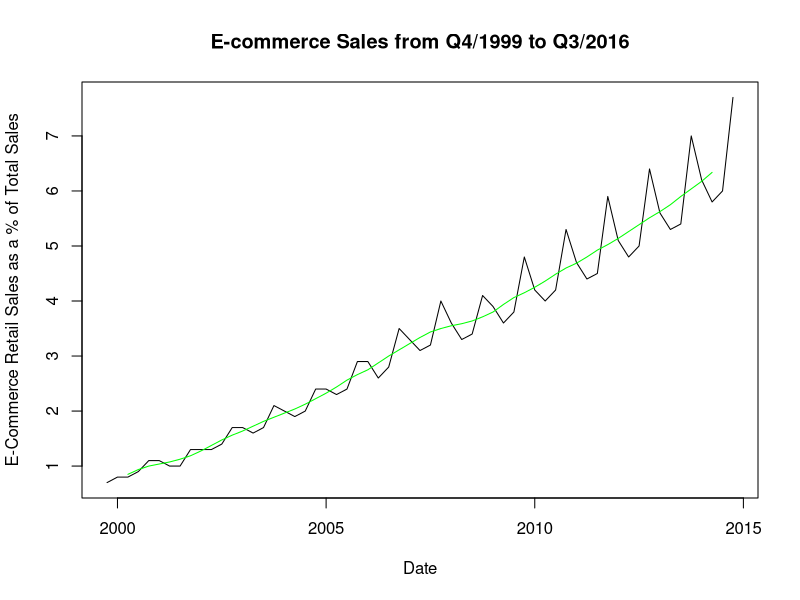
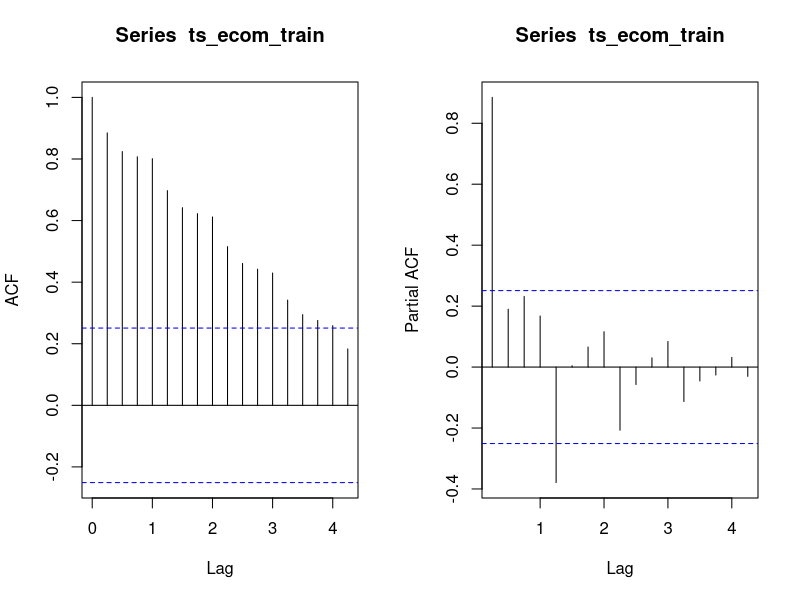
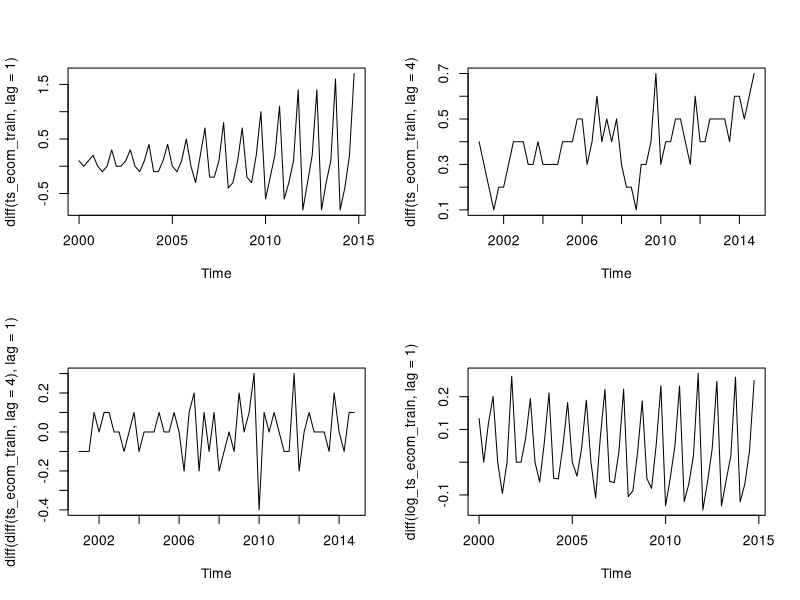
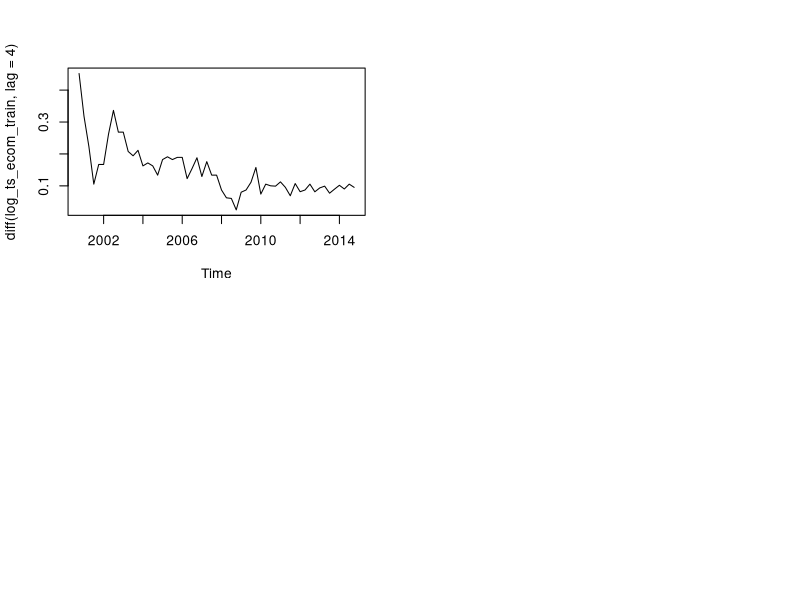
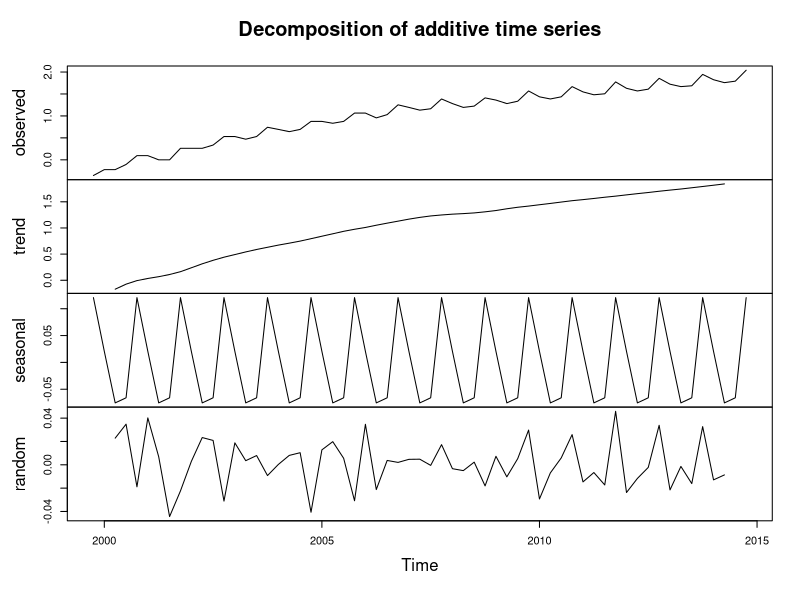
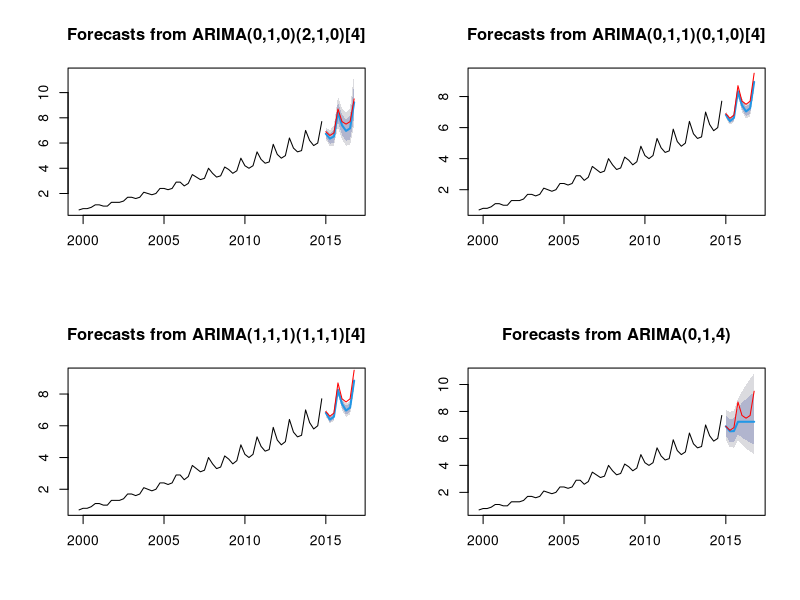
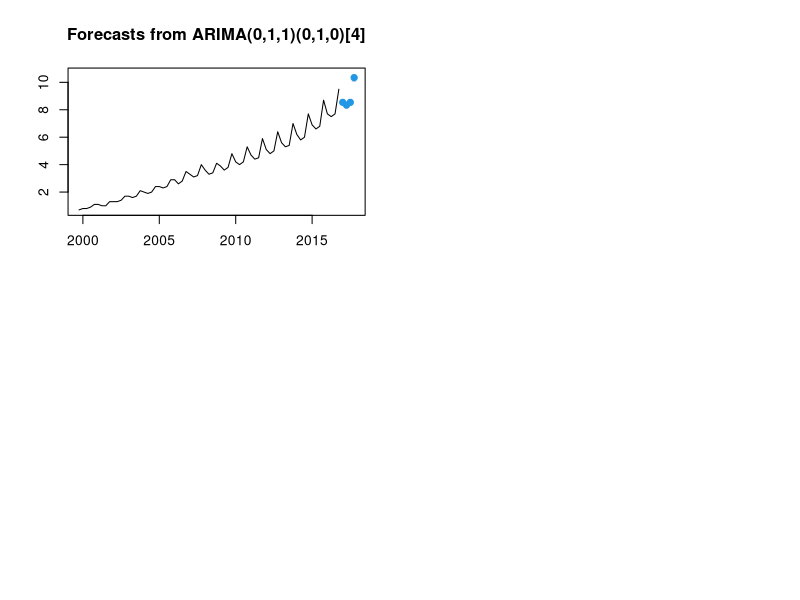

Write the R code that produced these figures, in order.
## ---- chunk 1
knitr::opts_chunk$set(echo = TRUE)

pkg <- c('knitr', 'Hmisc', 'ggcorrplot', 'car','xts','forecast',
         'dplyr', 'ggplot2', 'jtools', 'readr', 'astsa', 'vars', 'dplyr')
invisible(lapply(pkg, require, character.only = T))
## ---- chunk 2
# loading the data and making the train-test split
ecom = read.csv(file = "ECOMPCTNSA.csv")
ts_ecom = ts(ecom$ECOMPCTNSA, start = c(1999, 4), frequency = 4)
ts_ecom_train = ts(ts_ecom[time(ts_ecom) < 2015], start = c(1999, 4), freq = 4)
ts_ecom_test = ts(ts_ecom[time(ts_ecom) >= 2015], start = c(2015, 1), freq = 4)
head(ts_ecom_train, 13)

#check for missing values
sum(is.na(ts_ecom_train))

#summarize the series
summary(ts_ecom_train)

#visualize the series
plot(ts_ecom_train, xlab = 'Date', ylab = 'E-Commerce Retail Sales as a % of Total Sales', main = 'E-commerce Sales from Q4/1999 to Q3/2016')
lines(ma(ts_ecom_train, order = 4, centre = T), col = 'green')
## ---- chunk 3
par(mfrow=c(1,2))
acf(ts_ecom_train)
pacf(ts_ecom_train)
## ---- chunk 4
par(mfrow=c(2,2))
plot(diff(ts_ecom_train, lag = 1))
plot(diff(ts_ecom_train, lag = 4))
plot(diff(diff(ts_ecom_train, lag = 4),lag=1))
## ---- chunk 5
log_ts_ecom_train = log(ts_ecom_train)
log_ts_ecom_test = log(ts_ecom_test)

plot(diff(log_ts_ecom_train, lag = 1))
plot(diff(log_ts_ecom_train, lag = 4))
plot(decompose(log_ts_ecom_train))
## ---- chunk 6
log_model_auto <- auto.arima(ts_ecom_train, ic = 'aicc', lambda = 0)
model_auto <- auto.arima(ts_ecom_train, ic = 'aicc')

log_model_auto
model_auto
## ---- chunk 7
manual_model_raw <- Arima(ts_ecom_train, order=c(1,1,1), seasonal=c(1,1,1))
manual_model_log <- Arima(ts_ecom_train, order = c(0,1,4), seasonal=c(0,0,0), lambda=0)
## ---- chunk 8
log_mod_auto_sw <- shapiro.test(log_model_auto $resid)
log_mod_auto_box <-Box.test(log_model_auto $resid, type = "Ljung-Box")

mod_auto_sw <-shapiro.test(model_auto $resid)
mod_auto_box <-Box.test(model_auto $resid, type = "Ljung-Box")

man_mod_raw_sw <-shapiro.test(manual_model_raw $resid)
man_mod_raw_box <-Box.test(manual_model_raw $resid, type = "Ljung-Box")

log_man_mod_sw <-shapiro.test(manual_model_log $resid)
log_man_mod_box <-Box.test(manual_model_log $resid, type = "Ljung-Box")

TestResults <- data.frame(cbind(rbind(log_mod_auto_sw$p.value,mod_auto_sw$p.value,man_mod_raw_sw$p.value,log_man_mod_sw$p.value),rbind(log_mod_auto_box$p.value,mod_auto_box$p.value,man_mod_raw_box$p.value,log_man_mod_box$p.value)))

colnames(TestResults) <- c('Shapiro-Wilk', 'Box-Ljung')
rownames(TestResults) <- c('Log, Auto','Raw, Auto','Log, Manual', 'Raw, Manual')

TestResults
## ---- chunk 9
calculate_rmse <- function(fcast, test){
  rmse <- sqrt(mean((fcast - test)^2))
}

par(mfrow=c(2,2))
forecast_log_auto <- forecast(log_model_auto, h = 8, lambda=0)
plot(forecast_log_auto)
lines(ts_ecom_test, col='red')

forecast_auto <- forecast(model_auto, h = 8)
plot(forecast_auto)
lines(ts_ecom_test, col='red')

forecast_log_man <- forecast(manual_model_raw, h = 8)
plot(forecast_log_man)
lines(ts_ecom_test, col='red')

forecast_man <- forecast(manual_model_log, h = 8, lambda=0)
plot(forecast_man)
lines(ts_ecom_test, col='red')

forecast_df <- data.frame(cbind(forecast_log_auto$mean, forecast_auto$mean, forecast_log_man$mean, forecast_man$mean, ts_ecom_test))

print(calculate_rmse(forecast_df$forecast_log_auto.mean, forecast_df$ts_ecom_test))
print(calculate_rmse(forecast_df$forecast_auto.mean, forecast_df$ts_ecom_test))
print(calculate_rmse(forecast_df$forecast_log_man.mean, forecast_df$ts_ecom_test))
print(calculate_rmse(forecast_df$forecast_man.mean, forecast_df$ts_ecom_test))
## ---- chunk 10
model_auto_all <- auto.arima(ts_ecom, ic = 'aicc')
plot(forecast(model_auto_all,h = 4))
